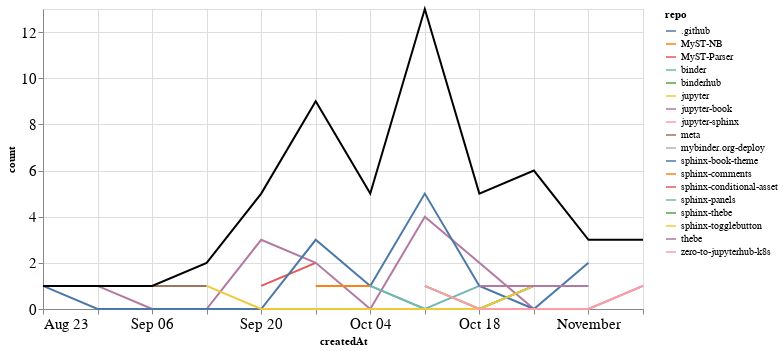

The notebook cell saved with this chart:
### Markdown cell above
## PRs

### Code cell
prs_time = prs.groupby('repo').resample('W', on='createdAt').count()['author'].reset_index()
prs_time = prs_time.rename(columns={'author': 'count'})
prs_time_total = prs_time.groupby('createdAt').agg({"count": "sum"}).reset_index()

ch1 = alt.Chart(prs_time, width=600).mark_line().encode(
    x='createdAt',
    y='count',
    color='repo',
    tooltip="repo"
)

ch2 = alt.Chart(prs_time_total, width=600).mark_line(color="black").encode(
    x='createdAt',
    y='count',
)

ch1 + ch2

### Figure 1 — Vega-Lite specification as saved in the notebook (floating-point values rounded to 4 significant figures)
{"config": {"axisLeft": {"labelFontSize": 15}, "axisBottom": {"labelFontSize": 15}}, "layer": [{"data": {"name": "data-8c1e303e71e5365d4ca772d0c194a97e"}, "mark": "line", "encoding": {"color": {"type": "nominal", "field": "repo"}, "tooltip": {"type": "nominal", "field": "repo"}, "x": {"type": "temporal", "field": "createdAt"}, "y": {"type": "quantitative", "field": "count"}}, "width": 600}, {"data": {"name": "data-8d7c96b222187240b0cd22a2a0dd2c6e"}, "mark": {"type": "line", "color": "black"}, "encoding": {"x": {"type": "temporal", "field": "createdAt"}, "y": {"type": "quantitative", "field": "count"}}, "width": 600}], "$schema": "https://vega.github.io/schema/vega-lite/v4.8.1.json", "datasets": {"data-8c1e303e71e5365d4ca772d0c194a97e": [{"repo": ".github", "createdAt": "2020-11-08T00:00:00", "count": 1}, {"repo": "MyST-NB", "createdAt": "2020-10-11T00:00:00", "count": 1}, {"repo": "MyST-Parser", "createdAt": "2020-09-20T00:00:00", "count": 1}, {"repo": "MyST-Parser", "createdAt": "2020-09-27T00:00:00", "count": 2}, {"repo": "binder", "createdAt": "2020-10-04T00:00:00", "count": 1}, {"repo": "binder", "createdAt": "2020-10-11T00:00:00", "count": 0}, {"repo": "binder", "createdAt": "2020-10-18T00:00:00", "count": 1}, {"repo": "binderhub", "createdAt": "2020-10-04T00:00:00", "count": 1}, {"repo": "jupyter", "createdAt": "2020-09-20T00:00:00", "count": 1}, {"repo": "jupyter-book", "createdAt": "2020-08-30T00:00:00", "count": 1}, {"repo": "jupyter-book", "createdAt": "2020-09-06T00:00:00", "count": 0}, {"repo": "jupyter-book", "createdAt": "2020-09-13T00:00:00", "count": 0}, {"repo": "jupyter-book", "createdAt": "2020-09-20T00:00:00", "count": 3}, {"repo": "jupyter-book", "createdAt": "2020-09-27T00:00:00", "count": 2}, {"repo": "jupyter-book", "createdAt": "2020-10-04T00:00:00", "count": 0}, {"repo": "jupyter-book", "createdAt": "2020-10-11T00:00:00", "count": 4}, {"repo": "jupyter-book", "createdAt": "2020-10-18T00:00:00", "count": 2}, {"repo": "jupyter-book", "createdAt": "2020-10-25T00:00:00", "count": 0}, {"repo": "jupyter-book", "createdAt": "2020-11-01T00:00:00", "count": 0}, {"repo": "jupyter-book", "createdAt": "2020-11-08T00:00:00", "count": 1}, {"repo": "jupyter-sphinx", "createdAt": "2020-09-27T00:00:00", "count": 1}, {"repo": "meta", "createdAt": "2020-09-06T00:00:00", "count": 1}, {"repo": "meta", "createdAt": "2020-09-13T00:00:00", "count": 1}, {"repo": "mybinder.org-deploy", "createdAt": "2020-10-11T00:00:00", "count": 1}, {"repo": "sphinx-book-theme", "createdAt": "2020-08-23T00:00:00", "count": 1}, {"repo": "sphinx-book-theme", "createdAt": "2020-08-30T00:00:00", "count": 0}, {"repo": "sphinx-book-theme", "createdAt": "2020-09-06T00:00:00", "count": 0}, {"repo": "sphinx-book-theme", "createdAt": "2020-09-13T00:00:00", "count": 0}, {"repo": "sphinx-book-theme", "createdAt": "2020-09-20T00:00:00", "count": 0}, {"repo": "sphinx-book-theme", "createdAt": "2020-09-27T00:00:00", "count": 3}, {"repo": "sphinx-book-theme", "createdAt": "2020-10-04T00:00:00", "count": 1}, {"repo": "sphinx-book-theme", "createdAt": "2020-10-11T00:00:00", "count": 5}, {"repo": "sphinx-book-theme", "createdAt": "2020-10-18T00:00:00", "count": 1}, {"repo": "sphinx-book-theme", "createdAt": "2020-10-25T00:00:00", "count": 0}, {"repo": "sphinx-book-theme", "createdAt": "2020-11-01T00:00:00", "count": 2}, {"repo": "sphinx-comments", "createdAt": "2020-09-27T00:00:00", "count": 1}, {"repo": "sphinx-comments", "createdAt": "2020-10-04T00:00:00", "count": 1}, {"repo": "sphinx-conditional-asset", "createdAt": "2020-10-25T00:00:00", "count": 2}, {"repo": "sphinx-panels", "createdAt": "2020-10-04T00:00:00", "count": 1}, {"repo": "sphinx-panels", "createdAt": "2020-10-11T00:00:00", "count": 0}, {"repo": "sphinx-panels", "createdAt": "2020-10-18T00:00:00", "count": 0}, {"repo": "sphinx-panels", "createdAt": "2020-10-25T00:00:00", "count": 1}, {"repo": "sphinx-thebe", "createdAt": "2020-10-11T00:00:00", "count": 1}, {"repo": "sphinx-thebe", "createdAt": "2020-10-18T00:00:00", "count": 0}, {"repo": "sphinx-thebe", "createdAt": "2020-10-25T00:00:00", "count": 1}, {"repo": "sphinx-togglebutton", "createdAt": "2020-09-13T00:00:00", "count": 1}, {"repo": "sphinx-togglebutton", "createdAt": "2020-09-20T00:00:00", "count": 0}, {"repo": "sphinx-togglebutton", "createdAt": "2020-09-27T00:00:00", "count": 0}, {"repo": "sphinx-togglebutton", "createdAt": "2020-10-04T00:00:00", "count": 0}, {"repo": "sphinx-togglebutton", "createdAt": "2020-10-11T00:00:00", "count": 0}, {"repo": "sphinx-togglebutton", "createdAt": "2020-10-18T00:00:00", "count": 0}, {"repo": "sphinx-togglebutton", "createdAt": "2020-10-25T00:00:00", "count": 1}, {"repo": "thebe", "createdAt": "2020-10-18T00:00:00", "count": 1}, {"repo": "thebe", "createdAt": "2020-10-25T00:00:00", "count": 1}, {"repo": "thebe", "createdAt": "2020-11-01T00:00:00", "count": 1}, {"repo": "zero-to-jupyterhub-k8s", "createdAt": "2020-10-11T00:00:00", "count": 1}, {"repo": "zero-to-jupyterhub-k8s", "createdAt": "2020-10-18T00:00:00", "count": 0}, {"repo": "zero-to-jupyterhub-k8s", "createdAt": "2020-10-25T00:00:00", "count": 0}, {"repo": "zero-to-jupyterhub-k8s", "createdAt": "2020-11-01T00:00:00", "count": 0}, {"repo": "zero-to-jupyterhub-k8s", "createdAt": "2020-11-08T00:00:00", "count": 1}], "data-8d7c96b222187240b0cd22a2a0dd2c6e": [{"createdAt": "2020-08-23T00:00:00", "count": 1}, {"createdAt": "2020-08-30T00:00:00", "count": 1}, {"createdAt": "2020-09-06T00:00:00", "count": 1}, {"createdAt": "2020-09-13T00:00:00", "count": 2}, {"createdAt": "2020-09-20T00:00:00", "count": 5}, {"createdAt": "2020-09-27T00:00:00", "count": 9}, {"createdAt": "2020-10-04T00:00:00", "count": 5}, {"createdAt": "2020-10-11T00:00:00", "count": 13}, {"createdAt": "2020-10-18T00:00:00", "count": 5}, {"createdAt": "2020-10-25T00:00:00", "count": 6}, {"createdAt": "2020-11-01T00:00:00", "count": 3}, {"createdAt": "2020-11-08T00:00:00", "count": 3}]}}
